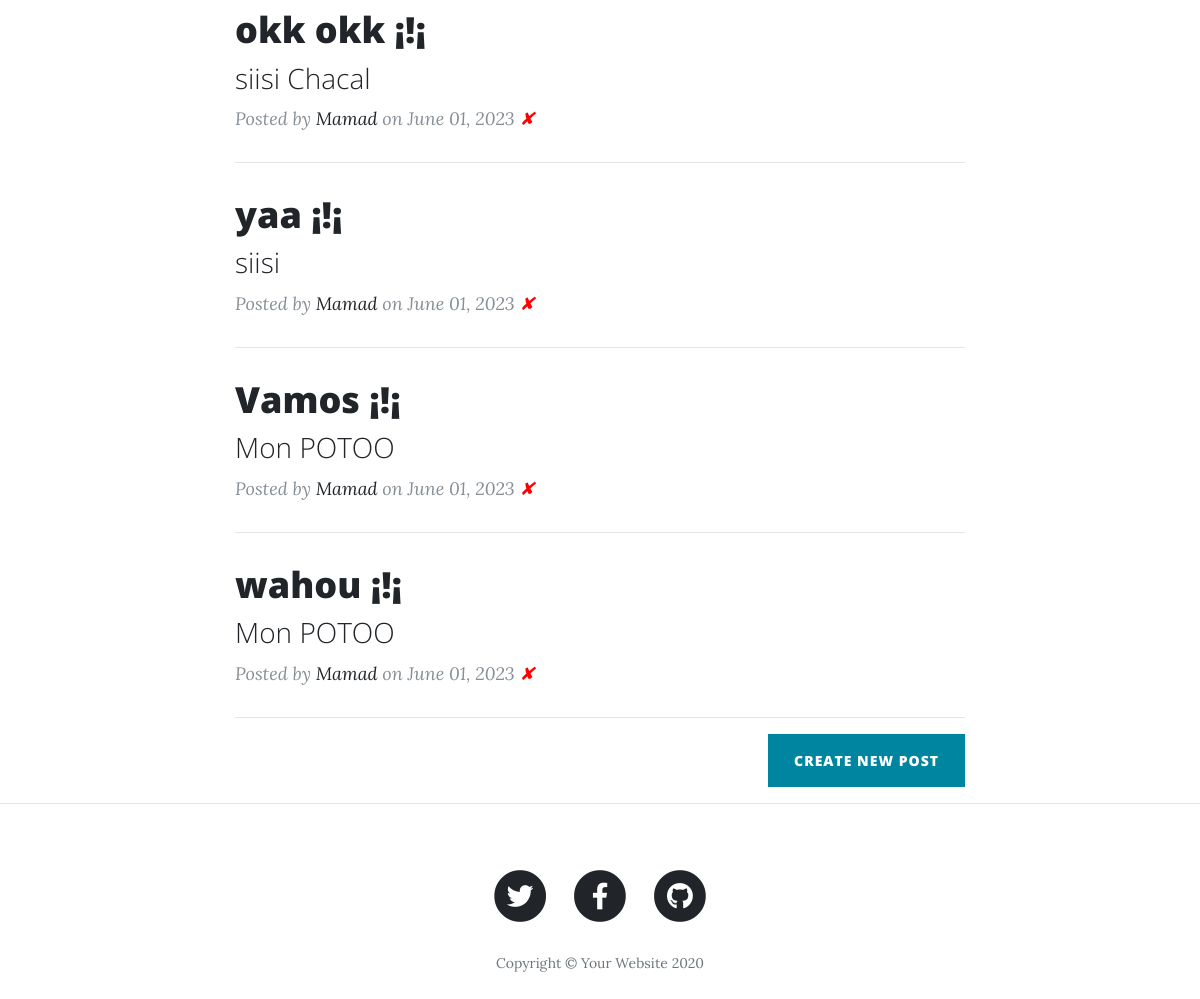
Before: / (signed in, lower part) with the older database file.
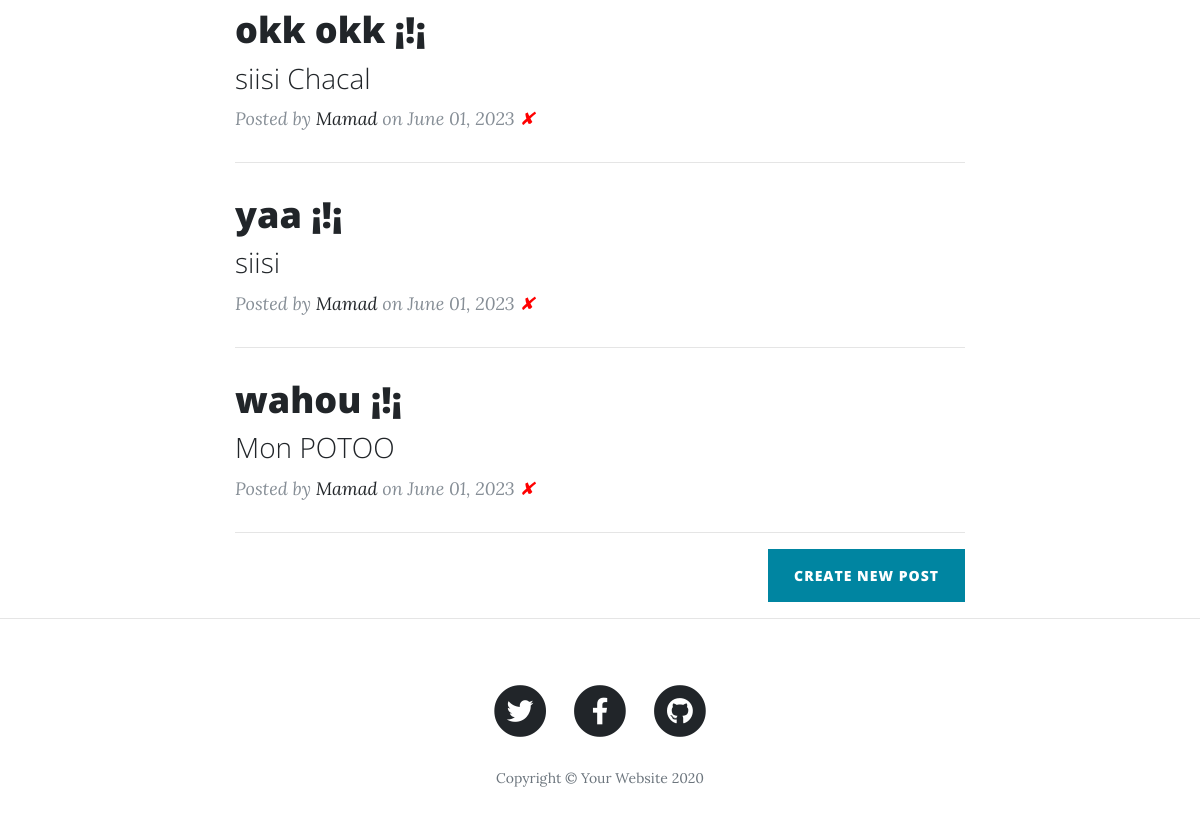
After: the same page with the newer database file.
### main.py (models this page shows)
class BlogPost(db.Model):
    __tablename__ = "blog_posts"
    id = db.Column(db.Integer, primary_key=True)
    author_id = db.Column(db.Integer, db.ForeignKey("users.id"))
    author = relationship("User", back_populates="posts")
    title = db.Column(db.String(250), unique=True, nullable=False)
    subtitle = db.Column(db.String(250), nullable=False)
    date = db.Column(db.String(250), nullable=False)
    body = db.Column(db.Text, nullable=False)
    img_url = db.Column(db.String(250), nullable=False)
    comments = relationship("Comment", back_populates="parent_post")

class User(UserMixin, db.Model):
    __tablename__ = 'users'
    id = db.Column(db.Integer, primary_key=True)
    email = db.Column(db.String(100), unique=True)
    password = db.Column(db.String(100))
    name = db.Column(db.String(100))
    posts = relationship("BlogPost", back_populates="author")
    comments = relationship("Comment", back_populates="comment_author")

### main.py (the view)
@app.route('/')
def get_all_posts():
    posts = BlogPost.query.all()
    return render_template("index.html", all_posts=posts, current_user=current_user)

### main.py (called while the page is built)
@login_manager.user_loader
def load_user(user_id):
    return User.query.get(user_id)

### templates/index.html (shortened to what this page needs)
{% include "header.html" %}
  <div class="container">
    <div class="row">
      <div class="col-lg-8 col-md-10 mx-auto">
        {% for post in all_posts %}
        <div class="post-preview">
          <a href="{{ url_for('show_post', post_id=post.id) }}">
            <h2 class="post-title">
              {{post.title}}
            </h2>
            <h3 class="post-subtitle">
              {{post.subtitle}}
            </h3>
          </a>
          <p class="post-meta">Posted by
            <a href="#">{{post.author.name}}</a>
            on {{post.date}}
            {% if current_user.id == 1: %}
            <a href="{{url_for('delete_post', post_id=post.id) }}" style="color:red"> ✘</a>
          </p>
            {% endif %}
        </div>
        <hr>
        {% endfor %}
        {% if current_user.id in [1, 2] %}
        <div class="clearfix">
          <a class="btn btn-primary float-right" href="{{url_for('add_new_post')}}">Create New Post</a>
        </div>
        {% endif %}
      </div>
    </div>
  </div>
  <hr>
{% include "footer.html" %}

Changed rows visible on the page:
removed BlogPost: title "Vamos ¡!¡", subtitle "Mon POTOO", author.name "Mamad", date "June 01, 2023"
